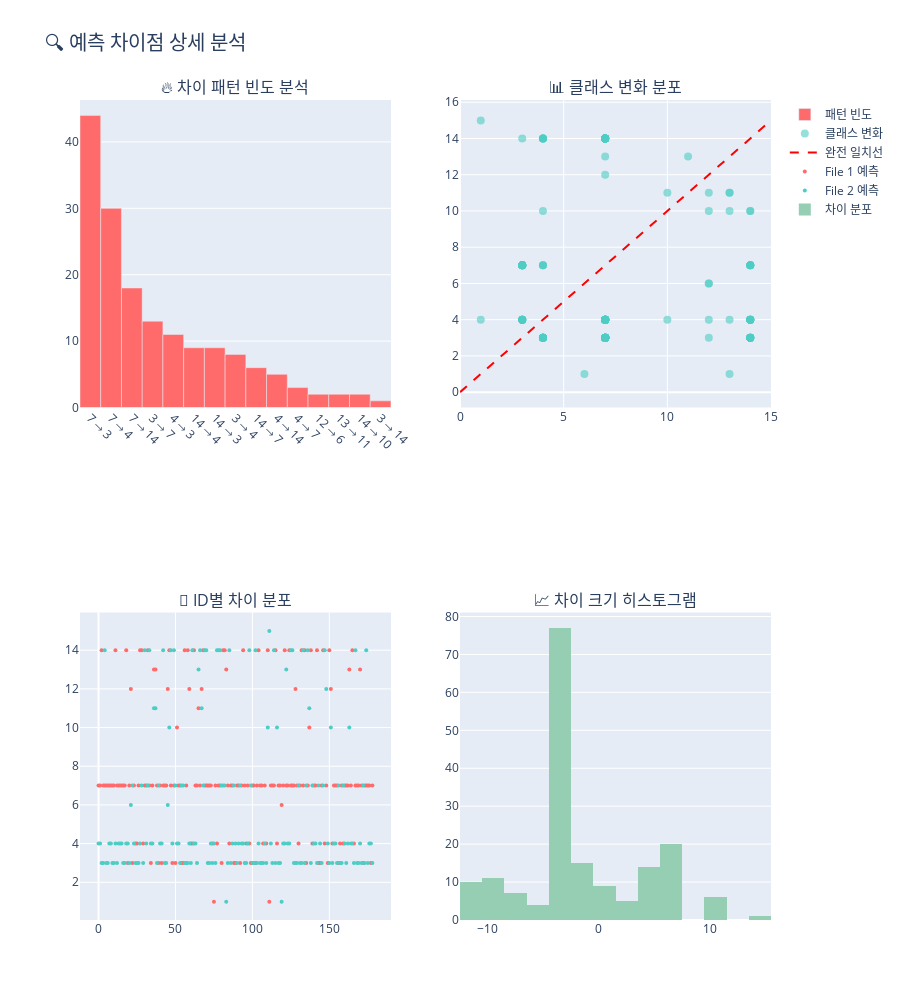

Write notebook code for a chart like this one.
### Code cell
# 📊 차이점 시각화 (다양한 관점)
def plot_difference_analysis():
    """
    차이점 분석을 위한 4개 서브플롯 차트 생성
    
    Returns:
        plotly.graph_objects.Figure or None: 생성된 차트 또는 None
    """
    # 필요한 데이터가 있는지 확인
    if not (file1_info and file2_info and len(different_predictions) > 0):
        print("⚠️ 차이점 데이터가 없어 시각화를 생성할 수 없습니다.")
        return None
    
    # 서브플롯 생성
    fig = make_subplots(
        rows=2, cols=2,
        subplot_titles=[
            "🔥 차이 패턴 빈도 분석",
            "📊 클래스 변화 분포",
            "🎯 ID별 차이 분포",
            "📈 차이 크기 히스토그램"
        ]
    )
    
    # 1. 차이 패턴 빈도 (막대 차트)
    pattern_counts = different_predictions.groupby(['target_file1', 'target_file2']).size().reset_index(name='count')
    pattern_counts['pattern'] = pattern_counts['target_file1'].astype(str) + ' → ' + pattern_counts['target_file2'].astype(str)
    pattern_counts = pattern_counts.sort_values('count', ascending=False).head(15)
    
    fig.add_trace(
        go.Bar(
            x=pattern_counts['pattern'],
            y=pattern_counts['count'],
            marker_color='#FF6B6B',
            name="패턴 빈도"
        ),
        row=1, col=1
    )
    
    # 2. 클래스 변화 분포 (산점도)
    fig.add_trace(
        go.Scatter(
            x=different_predictions['target_file1'],
            y=different_predictions['target_file2'],
            mode='markers',
            marker=dict(size=8, color='#4ECDC4', opacity=0.6),
            name="클래스 변화"
        ),
        row=1, col=2
    )
    
    # 대각선 추가 (일치하는 경우)
    max_class = max(different_predictions['target_file1'].max(), different_predictions['target_file2'].max())
    fig.add_trace(
        go.Scatter(
            x=[0, max_class],
            y=[0, max_class],
            mode='lines',
            line=dict(color='red', dash='dash'),
            name="완전 일치선"
        ),
        row=1, col=2
    )
    
    # 3. ID별 차이 분포 (샘플 순서대로) - plotly는 range 객체를 받지 않으므로 리스트로 변환
    sample_indices = list(range(len(different_predictions)))  # range를 list로 변환
    fig.add_trace(
        go.Scatter(
            x=sample_indices,
            y=different_predictions['target_file1'],
            mode='markers',
            marker=dict(color='#FF6B6B', size=4),
            name="File 1 예측"
        ),
        row=2, col=1
    )
    
    fig.add_trace(
        go.Scatter(
            x=sample_indices,
            y=different_predictions['target_file2'],
            mode='markers',
            marker=dict(color='#4ECDC4', size=4),
            name="File 2 예측"
        ),
        row=2, col=1
    )
    
    # 4. 차이 크기 히스토그램
    diff_values = different_predictions['target_file2'] - different_predictions['target_file1']
    fig.add_trace(
        go.Histogram(
            x=diff_values,
            nbinsx=20,
            marker_color='#96CEB4',
            name="차이 분포"
        ),
        row=2, col=2
    )
    
    # 레이아웃 업데이트
    fig.update_layout(
        height=1000,
        title="🔍 예측 차이점 상세 분석",
        title_font_size=20,
        showlegend=True
    )
    
    # X축 라벨 회전 (패턴 차트)
    fig.update_xaxes(tickangle=45, row=1, col=1)
    
    return fig

# 차이점 분석 차트 생성 및 표시
try:
    # 필요한 변수들이 정의되어 있는지 확인
    required_vars = ['file1_info', 'file2_info', 'different_predictions']
    missing_vars = [var for var in required_vars if var not in globals()]
    
    if missing_vars:
        print(f"❌ 필요한 변수가 정의되지 않았습니다: {', '.join(missing_vars)}")
        print("   이전 셀들을 먼저 실행해주세요.")
    elif 'different_predictions' in globals() and len(different_predictions) > 0:
        diff_fig = plot_difference_analysis()
        if diff_fig is not None:
            diff_fig.show()
            
            # plotly 차트를 PNG로 저장 (matplotlib 방식 사용)
            try:
                # kaleido 없이 matplotlib로 저장
                if 'comparison_logger' in globals():
                    # 한글 폰트 설정 재적용 (matplotlib 차트용)
                    import matplotlib.pyplot as plt
                    import matplotlib.font_manager as fm
                    
                    font_path = './font/NanumGothic.ttf'
                    if os.path.exists(font_path):
                        fontprop = fm.FontProperties(fname=font_path)
                        plt.rcParams['font.family'] = 'NanumGothic'
                        plt.rcParams['font.size'] = 10
                        plt.rcParams['axes.unicode_minus'] = False
                    
                    # 간단한 matplotlib 기반 대체 차트 생성 (plotly 저장 실패 시)
                    fig_alt, ((ax1, ax2), (ax3, ax4)) = plt.subplots(2, 2, figsize=(16, 12))
                    
                    # 1. 패턴 빈도 (간단화)
                    pattern_counts = different_predictions.groupby(['target_file1', 'target_file2']).size().reset_index(name='count')
                    top_patterns = pattern_counts.nlargest(10, 'count')
                    pattern_labels = [f"{row['target_file1']}→{row['target_file2']}" for _, row in top_patterns.iterrows()]
                    ax1.bar(range(len(top_patterns)), top_patterns['count'], color='#FF6B6B')
                    ax1.set_title('차이 패턴 빈도 (상위 10개)', fontweight='bold', fontsize=12)
                    ax1.set_xlabel('패턴', fontsize=10)
                    ax1.set_ylabel('빈도', fontsize=10)
                    ax1.set_xticks(range(len(top_patterns)))
                    ax1.set_xticklabels(pattern_labels, rotation=45)
                    
                    # 2. 클래스 변화 산점도
                    ax2.scatter(different_predictions['target_file1'], different_predictions['target_file2'], 
                               color='#4ECDC4', alpha=0.6)
                    ax2.plot([0, 16], [0, 16], 'r--', label='완전 일치선')
                    ax2.set_title('클래스 변화 분포', fontweight='bold', fontsize=12)
                    ax2.set_xlabel('파일 1 예측', fontsize=10)
                    ax2.set_ylabel('파일 2 예측', fontsize=10)
                    ax2.legend()
                    
                    # 3. 차이 크기 히스토그램
                    diff_values = different_predictions['target_file2'] - different_predictions['target_file1']
                    ax3.hist(diff_values, bins=20, color='#96CEB4', alpha=0.7)
                    ax3.set_title('차이 크기 분포', fontweight='bold', fontsize=12)
                    ax3.set_xlabel('예측 차이', fontsize=10)
                    ax3.set_ylabel('빈도', fontsize=10)
                    
                    # 4. 요약 통계
                    ax4.text(0.1, 0.8, f'전체 차이점: {len(different_predictions)}개', fontsize=12, transform=ax4.transAxes)
                    ax4.text(0.1, 0.6, f'가장 빈번한 변화: {pattern_labels[0]}', fontsize=12, transform=ax4.transAxes)
                    ax4.text(0.1, 0.4, f'평균 차이: {diff_values.mean():.2f}', fontsize=12, transform=ax4.transAxes)
                    ax4.text(0.1, 0.2, f'차이 표준편차: {diff_values.std():.2f}', fontsize=12, transform=ax4.transAxes)
                    ax4.set_title('요약 통계', fontweight='bold', fontsize=12)
                    ax4.axis('off')
                    
                    plt.suptitle('🔍 예측 차이점 상세 분석 (요약)', fontsize=16, fontweight='bold')
                    plt.tight_layout()
                    
                    # matplotlib 차트 저장
                    comparison_logger.save_figure(
                        fig_alt, 
                        "difference_analysis.png",
                        "차이점 상세 분석 차트 - 패턴 빈도, 클래스 변화, 차이 분포, 요약 통계"
                    )
                    
                    plt.close(fig_alt)
                    print("💾 차이점 분석 차트가 PNG로 저장되었습니다!")
                else:
                    print("⚠️ 로거가 설정되지 않아 이미지 저장을 건너뜁니다.")
                    
            except Exception as save_error:
                print(f"⚠️ 차트 저장 중 오류 (무시됨): {str(save_error)}")
                
            print("✅ 차이점 시각화 차트가 성공적으로 생성되었습니다.")
        else:
            print("⚠️ 차트를 생성할 수 없습니다.")
    else:
        print("ℹ️ 차이점이 없거나 데이터가 준비되지 않았습니다.")
        print("   이전 셀들을 실행하여 데이터를 로드해주세요.")
        
except NameError as e:
    print(f"❌ 변수 정의 오류: {str(e)}")
    print("   이전 셀들을 순서대로 실행해주세요.")
except Exception as e:
    print(f"❌ 차트 생성 중 오류 발생: {str(e)}")
    print("   데이터 상태를 확인해주세요.")

### Figure 1 — Plotly figure (JSON) as saved in the notebook; plotly's stock layout.template omitted (floating-point values rounded to 4 significant figures; data arrays with more than 128 entries replaced by an {"elided": "..."} marker saying what was removed)
{"data": [{"marker": {"color": "#FF6B6B"}, "name": "패턴 빈도", "type": "bar", "x": ["7 → 3", "7 → 4", "7 → 14", "3 → 7", "4 → 3", "14 → 4", "14 → 3", "3 → 4", "14 → 7", "4 → 14", "4 → 7", "12 → 6", "13 → 11", "14 → 10", "3 → 14"], "xaxis": "x", "y": [44, 30, 18, 13, 11, 9, 9, 8, 6, 5, 3, 2, 2, 2, 1], "yaxis": "y"}, {"marker": {"color": "#4ECDC4", "opacity": 0.6, "size": 8}, "mode": "markers", "name": "클래스 변화", "type": "scatter", "x": {"elided": "179 int values"}, "xaxis": "x2", "y": {"elided": "179 int values"}, "yaxis": "y2"}, {"line": {"color": "red", "dash": "dash"}, "mode": "lines", "name": "완전 일치선", "type": "scatter", "x": [0, 15], "xaxis": "x2", "y": [0, 15], "yaxis": "y2"}, {"marker": {"color": "#FF6B6B", "size": 4}, "mode": "markers", "name": "File 1 예측", "type": "scatter", "x": {"elided": "179 int values"}, "xaxis": "x3", "y": {"elided": "179 int values"}, "yaxis": "y3"}, {"marker": {"color": "#4ECDC4", "size": 4}, "mode": "markers", "name": "File 2 예측", "type": "scatter", "x": {"elided": "179 int values"}, "xaxis": "x3", "y": {"elided": "179 int values"}, "yaxis": "y3"}, {"marker": {"color": "#96CEB4"}, "name": "차이 분포", "nbinsx": 20, "type": "histogram", "x": {"elided": "179 int values"}, "xaxis": "x4", "yaxis": "y4"}], "layout": {"annotations": [{"font": {"size": 16}, "showarrow": false, "text": "🔥 차이 패턴 빈도 분석", "x": 0.225, "xanchor": "center", "xref": "paper", "y": 1, "yanchor": "bottom", "yref": "paper"}, {"font": {"size": 16}, "showarrow": false, "text": "📊 클래스 변화 분포", "x": 0.775, "xanchor": "center", "xref": "paper", "y": 1, "yanchor": "bottom", "yref": "paper"}, {"font": {"size": 16}, "showarrow": false, "text": "🎯 ID별 차이 분포", "x": 0.225, "xanchor": "center", "xref": "paper", "y": 0.375, "yanchor": "bottom", "yref": "paper"}, {"font": {"size": 16}, "showarrow": false, "text": "📈 차이 크기 히스토그램", "x": 0.775, "xanchor": "center", "xref": "paper", "y": 0.375, "yanchor": "bottom", "yref": "paper"}], "height": 1000, "showlegend": true, "title": {"font": {"size": 20}, "text": "🔍 예측 차이점 상세 분석"}, "xaxis": {"anchor": "y", "domain": [0, 0.45], "tickangle": 45}, "xaxis2": {"anchor": "y2", "domain": [0.55, 1]}, "xaxis3": {"anchor": "y3", "domain": [0, 0.45]}, "xaxis4": {"anchor": "y4", "domain": [0.55, 1]}, "yaxis": {"anchor": "x", "domain": [0.625, 1]}, "yaxis2": {"anchor": "x2", "domain": [0.625, 1]}, "yaxis3": {"anchor": "x3", "domain": [0, 0.375]}, "yaxis4": {"anchor": "x4", "domain": [0, 0.375]}}}
